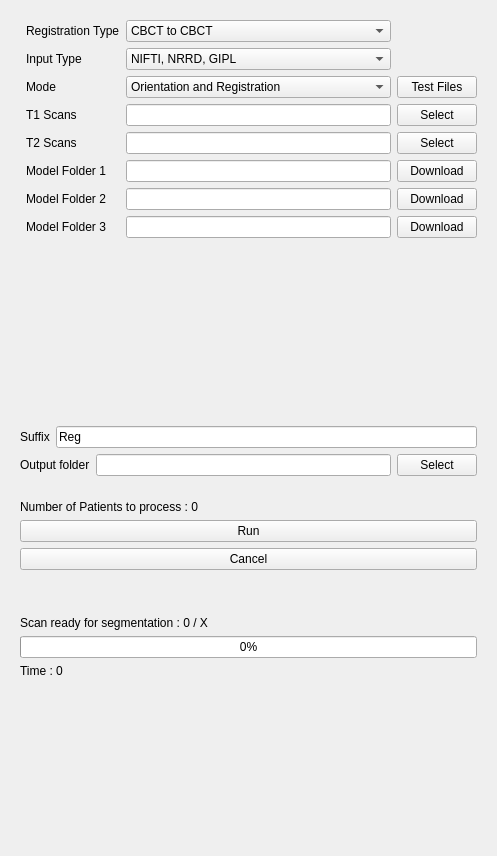
<?xml version="1.0" encoding="UTF-8"?>
<ui version="4.0">
 <class>AREG</class>
 <widget class="qMRMLWidget" name="AREG">
  <property name="geometry">
   <rect>
    <x>0</x>
    <y>0</y>
    <width>497</width>
    <height>856</height>
   </rect>
  </property>
  <layout class="QVBoxLayout" name="verticalLayout">
   <item>
    <widget class="ctkCollapsibleButton" name="inputsCollapsibleButton" native="true">
     <property name="text" stdset="0">
      <string>Inputs</string>
     </property>
     <layout class="QFormLayout" name="formLayout_2">
      <item row="1" column="1">
       <layout class="QGridLayout" name="gridLayout">
        <item row="0" column="0">
         <layout class="QHBoxLayout" name="horizontalLayout">
          <item>
           <layout class="QVBoxLayout" name="verticalLayout_2">
            <item>
             <widget class="QLabel" name="label">
              <property name="text">
               <string>Registration Type</string>
              </property>
             </widget>
            </item>
            <item>
             <widget class="QLabel" name="label_CBCTInputType">
              <property name="text">
               <string>Input Type</string>
              </property>
             </widget>
            </item>
            <item>
             <widget class="QLabel" name="label_5">
              <property name="text">
               <string>Mode</string>
              </property>
             </widget>
            </item>
            <item>
             <widget class="QLabel" name="label_3">
              <property name="text">
               <string>T1 Scans</string>
              </property>
             </widget>
            </item>
            <item>
             <widget class="QLabel" name="label_2">
              <property name="text">
               <string>T2 Scans</string>
              </property>
             </widget>
            </item>
            <item>
             <widget class="QLabel" name="label_7">
              <property name="text">
               <string>Model Folder 1</string>
              </property>
             </widget>
            </item>
            <item>
             <widget class="QLabel" name="label_6">
              <property name="text">
               <string>Model Folder 2</string>
              </property>
             </widget>
            </item>
            <item>
             <widget class="QLabel" name="label_4">
              <property name="enabled">
               <bool>true</bool>
              </property>
              <property name="text">
               <string>Model Folder 3</string>
              </property>
             </widget>
            </item>
           </layout>
          </item>
          <item>
           <layout class="QVBoxLayout" name="verticalLayout_4">
            <item>
             <widget class="QComboBox" name="CbInputType">
              <property name="toolTip">
               <string>To select the type of registration</string>
              </property>
              <item>
               <property name="text">
                <string>CBCT to CBCT</string>
               </property>
              </item>
              <item>
               <property name="text">
                <string>IOS to IOS</string>
               </property>
              </item>
              <item>
               <property name="text">
                <string>IOS to CBCT</string>
               </property>
              </item>
             </widget>
            </item>
            <item>
             <widget class="QComboBox" name="CbCBCTInputType">
              <property name="toolTip">
               <string>To select the type of input for CBCT</string>
              </property>
              <item>
               <property name="text">
                <string>NIFTI, NRRD, GIPL</string>
               </property>
              </item>
              <item>
               <property name="text">
                <string>DICOM</string>
               </property>
              </item>
             </widget>
            </item>
            <item>
             <widget class="QComboBox" name="CbModeType">
              <property name="toolTip">
               <string>To select the mode of registration</string>
              </property>
              <property name="accessibleDescription">
               <string/>
              </property>
              <property name="currentText">
               <string>Orientation and Registration</string>
              </property>
              <property name="placeholderText">
               <string/>
              </property>
              <item>
               <property name="text">
                <string>Orientation and Registration</string>
               </property>
              </item>
              <item>
               <property name="text">
                <string>Fully-Automated Registration</string>
               </property>
              </item>
              <item>
               <property name="text">
                <string>Semi-Automated Registration</string>
               </property>
              </item>
             </widget>
            </item>
            <item>
             <widget class="QLineEdit" name="lineEditScanT1LmPath">
              <property name="toolTip">
               <string>Path to T1 folder</string>
              </property>
             </widget>
            </item>
            <item>
             <widget class="QLineEdit" name="lineEditScanT2LmPath">
              <property name="toolTip">
               <string>Path to T2 folder</string>
              </property>
             </widget>
            </item>
            <item>
             <widget class="QLineEdit" name="lineEditModel1"/>
            </item>
            <item>
             <widget class="QLineEdit" name="lineEditModel2"/>
            </item>
            <item>
             <widget class="QLineEdit" name="lineEditModel3"/>
            </item>
           </layout>
          </item>
          <item>
           <layout class="QVBoxLayout" name="verticalLayout_6">
            <item>
             <widget class="QLabel" name="label_128797">
              <property name="text">
               <string/>
              </property>
             </widget>
            </item>
            <item>
             <widget class="QLabel" name="label_CBCTInputType_2">
              <property name="text">
               <string/>
              </property>
             </widget>
            </item>
            <item>
             <widget class="QPushButton" name="ButtonTestFiles">
              <property name="toolTip">
               <string>To automatically download all the needed files to run the process (works for all modes)</string>
              </property>
              <property name="text">
               <string>Test Files</string>
              </property>
             </widget>
            </item>
            <item>
             <widget class="QPushButton" name="ButtonSearchScan1">
              <property name="toolTip">
               <string>To select the T1 folder</string>
              </property>
              <property name="text">
               <string>Select</string>
              </property>
             </widget>
            </item>
            <item>
             <widget class="QPushButton" name="ButtonSearchScan2">
              <property name="toolTip">
               <string>To select the T2 folder</string>
              </property>
              <property name="text">
               <string>Select</string>
              </property>
             </widget>
            </item>
            <item>
             <widget class="QPushButton" name="ButtonSearchModel1">
              <property name="text">
               <string>Download</string>
              </property>
             </widget>
            </item>
            <item>
             <widget class="QPushButton" name="ButtonSearchModel2">
              <property name="text">
               <string>Download</string>
              </property>
             </widget>
            </item>
            <item>
             <widget class="QPushButton" name="ButtonSearchModel3">
              <property name="text">
               <string>Download</string>
              </property>
             </widget>
            </item>
           </layout>
          </item>
         </layout>
        </item>
       </layout>
      </item>
     </layout>
    </widget>
   </item>
   <item>
    <widget class="ctkCollapsibleButton" name="advancedCollapsibleButton" native="true">
     <property name="maximumSize">
      <size>
       <width>16777215</width>
       <height>16777215</height>
      </size>
     </property>
     <property name="text" stdset="0">
      <string>Option</string>
     </property>
     <layout class="QVBoxLayout" name="verticalLayout_10">
      <item>
       <widget class="QStackedWidget" name="stackedWidget">
        <property name="currentIndex">
         <number>3</number>
        </property>
        <widget class="QWidget" name="PageSemiCBCT">
         <layout class="QVBoxLayout" name="verticalLayout_11">
          <item>
           <layout class="QVBoxLayout" name="verticalLayout_3">
            <item>
             <layout class="QVBoxLayout" name="LayoutSemiCBCT">
              <item>
               <widget class="QLabel" name="tohideCBCT">
                <property name="text">
                 <string>Semi CBCT</string>
                </property>
               </widget>
              </item>
             </layout>
            </item>
           </layout>
          </item>
         </layout>
        </widget>
        <widget class="QWidget" name="PageAutoCBCT">
         <layout class="QVBoxLayout" name="verticalLayout_11">
          <item>
           <layout class="QVBoxLayout" name="verticalLayout_3">
            <item>
             <layout class="QVBoxLayout" name="LayoutAutoCBCT">
              <item>
               <widget class="QLabel" name="tohideCBCT_2">
                <property name="text">
                 <string>Auto CBCT</string>
                </property>
               </widget>
              </item>
             </layout>
            </item>
           </layout>
          </item>
         </layout>
        </widget>
        <widget class="QWidget" name="PageOrAutoCBCT">
         <layout class="QVBoxLayout" name="verticalLayoutOr_11">
          <item>
           <layout class="QVBoxLayout" name="verticalLayoutOr_3">
            <item>
             <layout class="QVBoxLayout" name="LayoutOrAutoCBCT">
              <item>
               <widget class="QLabel" name="tohideCBCT_3">
                <property name="text">
                 <string>Or Auto CBCT</string>
                </property>
               </widget>
              </item>
             </layout>
            </item>
           </layout>
          </item>
         </layout>
        </widget>
        <widget class="QWidget" name="PageAutoIOS">
         <layout class="QHBoxLayout" name="horizontalLayout_5">
          <item>
           <layout class="QVBoxLayout" name="verticalLayout_5">
            <property name="spacing">
             <number>0</number>
            </property>
           </layout>
          </item>
         </layout>
        </widget>
       </widget>
      </item>
     </layout>
    </widget>
   </item>
   <item>
    <widget class="ctkCollapsibleButton" name="outputCollapsibleButton" native="true">
     <property name="text" stdset="0">
      <string>Outputs</string>
     </property>
     <layout class="QVBoxLayout" name="Output">
      <item>
       <layout class="QVBoxLayout" name="verticalLayout_9">
        <item>
         <layout class="QHBoxLayout" name="horizontalLayout_3">
          <item>
           <widget class="QLabel" name="label_9">
            <property name="text">
             <string>Suffix</string>
            </property>
           </widget>
          </item>
          <item>
           <widget class="QLineEdit" name="lineEditAddName">
            <property name="toolTip">
             <string>Extension to add for output files</string>
            </property>
            <property name="text">
             <string>Reg</string>
            </property>
           </widget>
          </item>
         </layout>
        </item>
        <item>
         <layout class="QHBoxLayout" name="horizontalLayout_2">
          <item>
           <widget class="QLabel" name="label_8">
            <property name="text">
             <string>Output folder</string>
            </property>
           </widget>
          </item>
          <item>
           <widget class="QLineEdit" name="lineEditOutputPath">
            <property name="toolTip">
             <string>Path to output folder</string>
            </property>
           </widget>
          </item>
          <item>
           <widget class="QPushButton" name="ButtonOutput">
            <property name="toolTip">
             <string>To select output folder</string>
            </property>
            <property name="text">
             <string>Select</string>
            </property>
           </widget>
          </item>
         </layout>
        </item>
       </layout>
      </item>
     </layout>
    </widget>
   </item>
   <item>
    <widget class="ctkCollapsibleButton" name="computeCollapsibleButton" native="true">
     <property name="text" stdset="0">
      <string>Compute</string>
     </property>
     <layout class="QVBoxLayout" name="verticalLayout_8">
      <item>
       <layout class="QVBoxLayout" name="verticalLayout_7">
        <item>
         <widget class="QLabel" name="LabelInfoPreProc">
          <property name="text">
           <string>Number of Patients to process : 0</string>
          </property>
         </widget>
        </item>
        <item>
         <widget class="QPushButton" name="ButtonOriented">
          <property name="toolTip">
           <string>Run the process with the selected parameters </string>
          </property>
          <property name="text">
           <string>Run</string>
          </property>
         </widget>
        </item>
        <item>
         <widget class="QPushButton" name="ButtonCancel">
          <property name="enabled">
           <bool>true</bool>
          </property>
          <property name="text">
           <string>Cancel</string>
          </property>
         </widget>
        </item>
        <item>
         <widget class="QLabel" name="LabelNameExtension">
          <property name="text">
           <string/>
          </property>
         </widget>
        </item>
        <item>
         <widget class="QLabel" name="LabelProgressExtension">
          <property name="text">
           <string/>
          </property>
         </widget>
        </item>
        <item>
         <widget class="QLabel" name="LabelProgressPatient">
          <property name="text">
           <string>Scan ready for segmentation : 0 / X</string>
          </property>
         </widget>
        </item>
        <item>
         <widget class="QProgressBar" name="progressBar">
          <property name="cursor">
           <cursorShape>WaitCursor</cursorShape>
          </property>
          <property name="value">
           <number>0</number>
          </property>
         </widget>
        </item>
        <item>
         <widget class="QLabel" name="LabelTimer">
          <property name="cursor">
           <cursorShape>WaitCursor</cursorShape>
          </property>
          <property name="text">
           <string>Time : 0</string>
          </property>
         </widget>
        </item>
       </layout>
      </item>
     </layout>
    </widget>
   </item>
   <item>
    <spacer name="verticalSpacer">
     <property name="orientation">
      <enum>Qt::Vertical</enum>
     </property>
     <property name="sizeHint" stdset="0">
      <size>
       <width>20</width>
       <height>40</height>
      </size>
     </property>
    </spacer>
   </item>
  </layout>
 </widget>
 <customwidgets>
  <customwidget>
   <class>ctkCollapsibleButton</class>
   <extends>QWidget</extends>
   <header>ctkCollapsibleButton.h</header>
   <container>1</container>
  </customwidget>
  <customwidget>
   <class>qMRMLWidget</class>
   <extends>QWidget</extends>
   <header>qMRMLWidget.h</header>
   <container>1</container>
  </customwidget>
 </customwidgets>
 <resources/>
 <connections/>
</ui>
